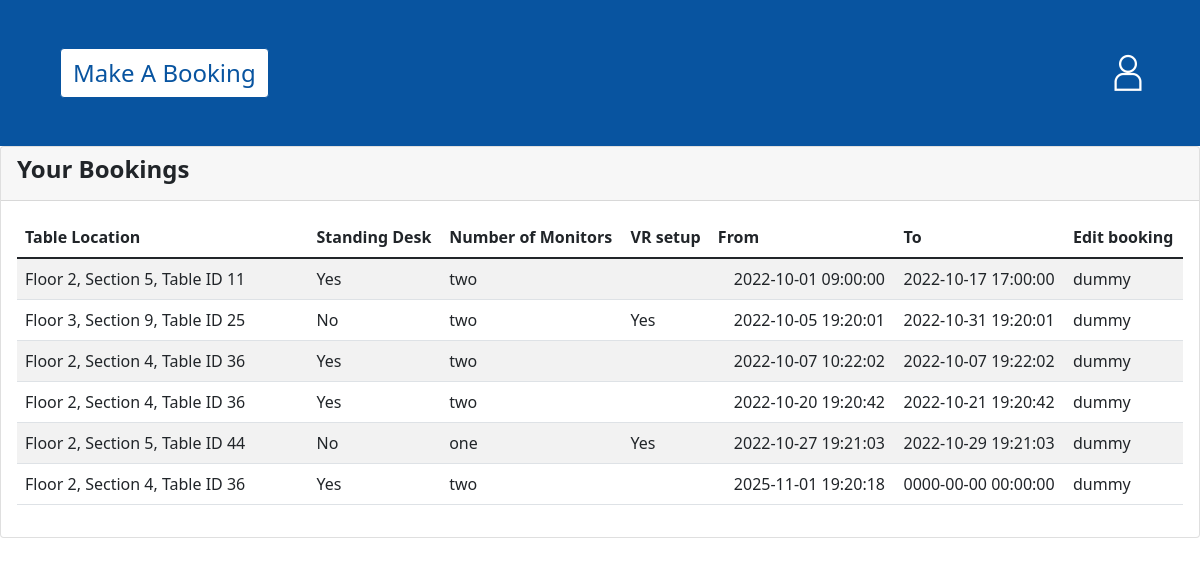
The page /src/calendar.php on the database its author committed.
### tables this page shows
CREATE TABLE `Calendar` (
                            `TableID` int(50) DEFAULT NULL,
                            `UID` varchar(50) DEFAULT NULL,
                            `DateStart` datetime DEFAULT NULL,
                            `DateFinish` datetime DEFAULT NULL
);

CREATE TABLE `Table` (
                         `TableID` int(50) NOT NULL,
                         `F_updown` enum('Yes','No') DEFAULT NULL,
                         `F_monitor` enum('one','two') DEFAULT NULL,
                         `F_vr_setup` enum('Yes','No') DEFAULT NULL,
                         `Floor` int(50) NOT NULL,
                         `Section` int(50) NOT NULL
);

### src/calendar.php (the view, shortened to what this page needs)
<!DOCTYPE html>
<html lang="en">
<?php
$conn = OpenCon();
?>
<head>
    <link href="../startbootstrap-bare-master/dist/css/styles.css" rel="stylesheet" />
</head>
<body>
     <nav class="navbar navbar-expand-lg navbar-dark bg-SAP py-5 sticky-top">
        <form class="container-fluid justify-content-start">
            <button class="btn btn-SAP fs-4 me-5 ms-5" type="submit" formaction="table_booking.php">Make A Booking</button>
            </form>
        <a href="#" title=""><img src="../startbootstrap-bare-master/dist/assets/profile_image.png" class="img-responsive me-5"></a>
    </nav>
     <section class="section">
         <div class="card">
             <div class="card-header">
                 <h4><b>Your Bookings</b></h4>
             </div>
             <div class="card-body">
                 <table class="table table-striped" id="table1">
                     <thead>
                     <tr>
                         <th>Table Location</th>
                         <th>Standing Desk</th>
                         <th>Number of Monitors</th>
                         <th>VR setup</th>
                         <th>From</th>
                         <th>To</th>
                         <th>Edit booking</th>
                     </tr>
                     </thead>
                     <tbody>
                     <?php
                     $sql = "SELECT `Calendar`.`UID`, `Calendar`.`TableID`, `Calendar`.`DateStart`,`Calendar`.`DateFinish`, `Table`.`F_updown`, `Table`.`F_monitor`,`Table`.`F_vr_setup`, `Table`.`Floor`,`Table`.`Section`
FROM `Calendar` INNER JOIN `User` ON `User`.`UID` = `Calendar`.`UID` INNER JOIN `Table` ON `Table`.`TableID` = `Calendar`.`TableID`
ORDER BY `Calendar`.DateStart ASC";
                     $results = $conn->query($sql);
                     if ($results->num_rows > 0){
                         while($row = $results->fetch_assoc()){
                             echo "<tr><td class='col-3'><div class='d-flex align-items-center'>
                                                            <p class=' mb-0'>"."Floor ".$row["Floor"].", ". "Section ".$row["Section"].", "."Table ID ".$row["TableID"]."</p>
                                                            </td><td class='col-auto'>
                                                            <p class=' mb-0'>".$row["F_updown"]."</p>
                                                            </div></td><td class='col-auto'>
                                                            <p class=' mb-0'>".$row["F_monitor"]."</p>
                                                            </div></td><td class='col-auto'>
                                                            <p class=' mb-0'>".$row["F_vr_setup"]."</p>
                                                            </td><td class='col-auto'>
                                                            <p class='font-bold ms-3 mb-0'>".$row["DateStart"]."</p>
                                                            </div></td><td class='col-auto'>
                                                            <p class=' mb-0'>".$row["DateFinish"]."</p>
                                                            </td><td class='col-auto'>
                                                            <p class=' mb-0'>".'dummy'."</p>
                                                            </td></tr>";
                         }
                     }
                     ?>
     </section>
</body>
</html>

### rows shown on the page
calendar: table.Floor "2", table.Section "5", TableID "11", table.F_updown "Yes", table.F_monitor "two", DateStart "2022-10-01 09:00:00", DateFinish "2022-10-17 17:00:00"
calendar: table.Floor "3", table.Section "9", TableID "25", table.F_updown "No", table.F_monitor "two", table.F_vr_setup "Yes", DateStart "2022-10-05 19:20:01", DateFinish "2022-10-31 19:20:01"
calendar: table.Floor "2", table.Section "4", TableID "36", table.F_updown "Yes", table.F_monitor "two", DateStart "2022-10-07 10:22:02", DateFinish "2022-10-07 19:22:02"
calendar: table.Floor "2", table.Section "4", TableID "36", table.F_updown "Yes", table.F_monitor "two", DateStart "2022-10-20 19:20:42", DateFinish "2022-10-21 19:20:42"
calendar: table.Floor "2", table.Section "5", TableID "44", table.F_updown "No", table.F_monitor "one", table.F_vr_setup "Yes", DateStart "2022-10-27 19:21:03", DateFinish "2022-10-29 19:21:03"
calendar: table.Floor "2", table.Section "4", TableID "36", table.F_updown "Yes", table.F_monitor "two", DateStart "2025-11-01 19:20:18", DateFinish "0000-00-00 00:00:00"
